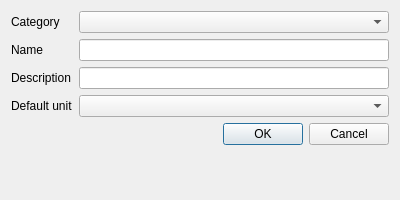
<?xml version="1.0" encoding="UTF-8"?>
<ui version="4.0">
 <class>SubCategoryDialog</class>
 <widget class="QDialog" name="SubCategoryDialog">
  <property name="geometry">
   <rect>
    <x>0</x>
    <y>0</y>
    <width>400</width>
    <height>200</height>
   </rect>
  </property>
  <property name="windowTitle">
   <string>Edit Subcategory</string>
  </property>
  <layout class="QFormLayout" name="formLayout">
   <item row="0" column="0">
    <widget class="QLabel" name="labelCategory">
     <property name="text">
      <string>Category</string>
     </property>
    </widget>
   </item>
   <item row="0" column="1">
    <widget class="QComboBox" name="comboCategory"/>
   </item>
   <item row="1" column="0">
    <widget class="QLabel" name="labelName">
     <property name="text">
      <string>Name</string>
     </property>
    </widget>
   </item>
   <item row="1" column="1">
    <widget class="QLineEdit" name="lineEditName"/>
   </item>
   <item row="2" column="0">
    <widget class="QLabel" name="labelDescription">
     <property name="text">
      <string>Description</string>
     </property>
    </widget>
   </item>
   <item row="2" column="1">
    <widget class="QLineEdit" name="lineEditDescription"/>
   </item>
   <item row="3" column="0">
    <widget class="QLabel" name="labelDefaultUnit">
     <property name="text">
      <string>Default unit</string>
     </property>
    </widget>
   </item>
   <item row="3" column="1">
    <widget class="QComboBox" name="comboDefaultUnit"/>
   </item>
   <item row="4" column="0" colspan="2">
    <widget class="QDialogButtonBox" name="buttonBox">
     <property name="standardButtons">
      <set>QDialogButtonBox::Cancel|QDialogButtonBox::Ok</set>
     </property>
    </widget>
   </item>
  </layout>
 </widget>
 <resources/>
 <connections>
  <connection>
   <sender>buttonBox</sender>
   <signal>accepted()</signal>
   <receiver>SubCategoryDialog</receiver>
   <slot>accept()</slot>
  </connection>
  <connection>
   <sender>buttonBox</sender>
   <signal>rejected()</signal>
   <receiver>SubCategoryDialog</receiver>
   <slot>reject()</slot>
  </connection>
 </connections>
</ui>
